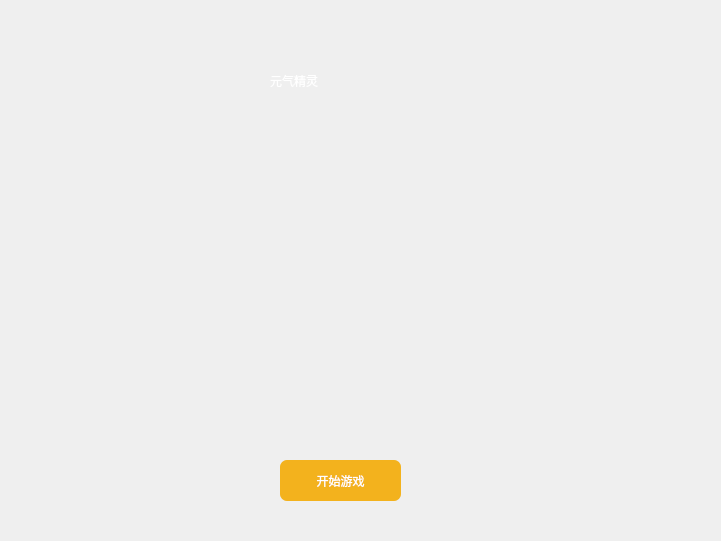
<?xml version="1.0" encoding="UTF-8"?>
<ui version="4.0">
 <class>Widget</class>
 <widget class="QWidget" name="Widget">
  <property name="geometry">
   <rect>
    <x>0</x>
    <y>0</y>
    <width>721</width>
    <height>541</height>
   </rect>
  </property>
  <property name="windowTitle">
   <string>Widget</string>
  </property>
  <widget class="QLabel" name="background">
   <property name="geometry">
    <rect>
     <x>-1</x>
     <y>0</y>
     <width>721</width>
     <height>541</height>
    </rect>
   </property>
   <property name="text">
    <string/>
   </property>
  </widget>
  <widget class="QPushButton" name="start">
   <property name="geometry">
    <rect>
     <x>280</x>
     <y>460</y>
     <width>121</width>
     <height>41</height>
    </rect>
   </property>
   <property name="styleSheet">
    <string notr="true">background:rgb(243, 178, 29);
font: 9pt &quot;新宋体&quot;;
border:0px groove gray;border-radius:
7px;padding:2px 4px;
font: 14pt &quot;Candara&quot;;
color:white;</string>
   </property>
   <property name="text">
    <string>开始游戏</string>
   </property>
  </widget>
  <widget class="QLabel" name="label">
   <property name="geometry">
    <rect>
     <x>270</x>
     <y>40</y>
     <width>231</width>
     <height>81</height>
    </rect>
   </property>
   <property name="styleSheet">
    <string notr="true">font: 18pt &quot;仿宋&quot;;
font: 36pt &quot;Microsoft YaHei UI&quot;;
color: rgb(255, 255, 255);
</string>
   </property>
   <property name="text">
    <string>元气精灵</string>
   </property>
  </widget>
 </widget>
 <resources/>
 <connections/>
</ui>
